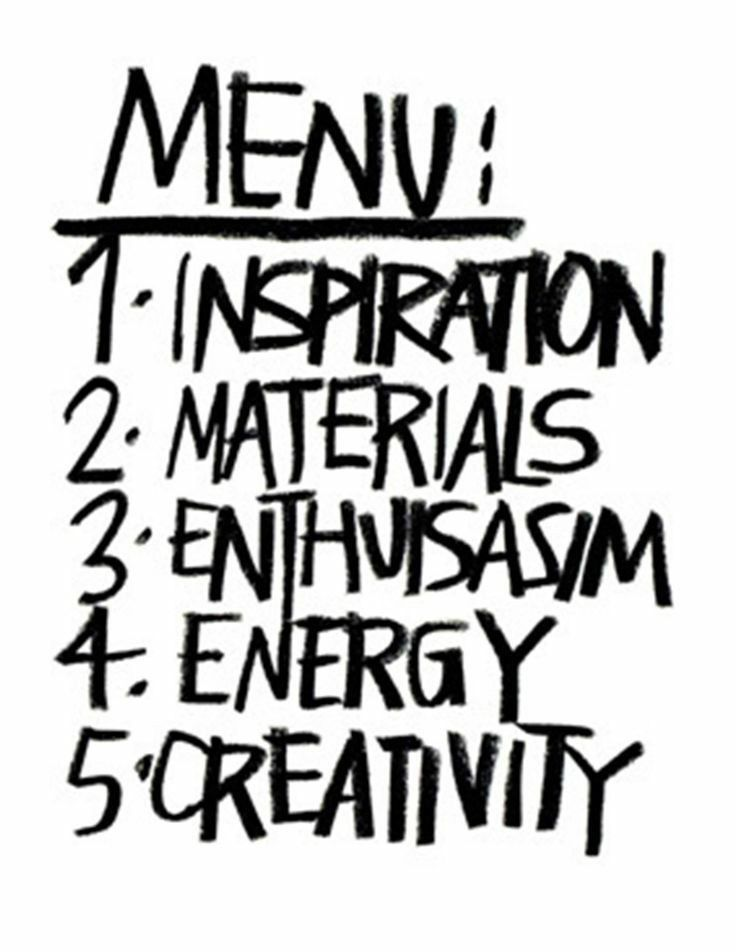
#> input picture referencias/tipos/adulta_menu_mayus.png, 736 x 952 px
$ python -i glyphref.py   (imports and definitions only)
#> lines starting #> are read from the running program, lines starting #| are printed output that depends on the picture; after the words box and inside, x2 and y2 are one past the last pixel; in counts of white or black regions, pixels touching at a corner belong together
"""Letras de referencia (escritura real) -> esqueletos de trazo para js/refglyphs.js

  python3 tools/glyphref.py annotate IMG OUT.png      piezas de tinta numeradas (para hacer la ficha)
  python3 tools/glyphref.py build                     lee tools/glyphspec.json y escribe js/refglyphs.js
  python3 tools/glyphref.py sheet STYLE OUT.png       hoja de control de un estilo

Ficha (glyphspec.json): por estilo y modo, cada letra con su imagen, piezas (ids) o caja, y la línea a la que
pertenece (base y altura de referencia de esa línea).
"""
import sys, os, json, math
import numpy as np
from PIL import Image, ImageDraw, ImageFont
from scipy import ndimage as ndi
from skimage.morphology import skeletonize, remove_small_objects, remove_small_holes, binary_closing, disk

ROOT = os.path.dirname(os.path.dirname(os.path.abspath(__file__)))


def ink(path):
    im = np.asarray(Image.open(path).convert('RGB')).astype(np.float32) / 255
    d = 1 - im.min(2)                     # tinta de cualquier color (rojo, azul, negro)
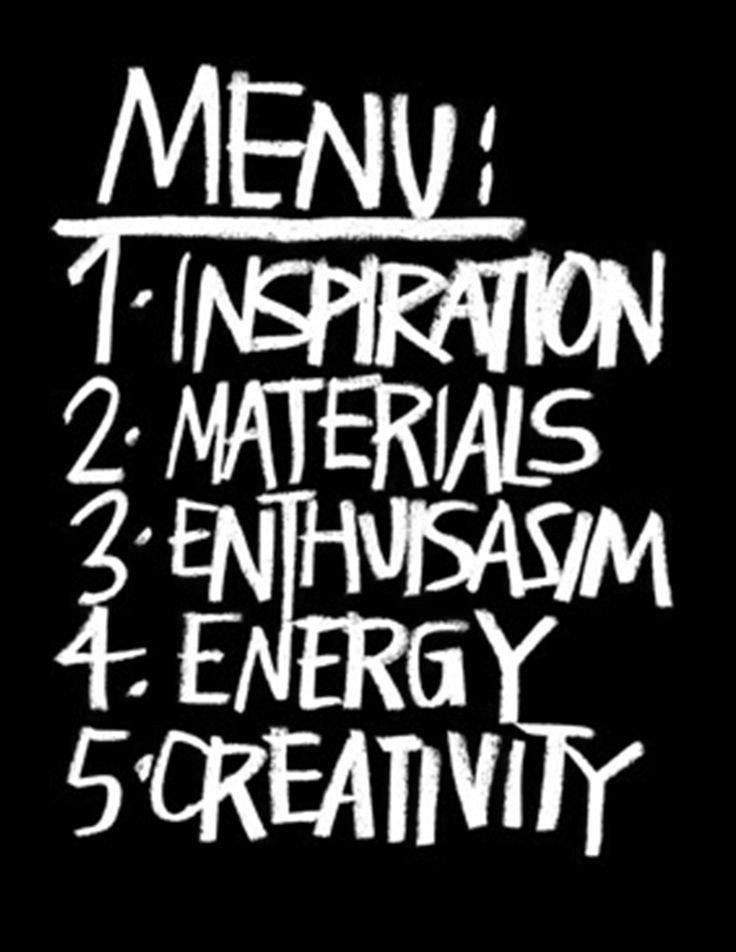
#> d: shape (952, 736) float32; min 0, max 1, mean 0.221
    # papel: percentil alto local
    bg = ndi.percentile_filter(d, 20, size=41)
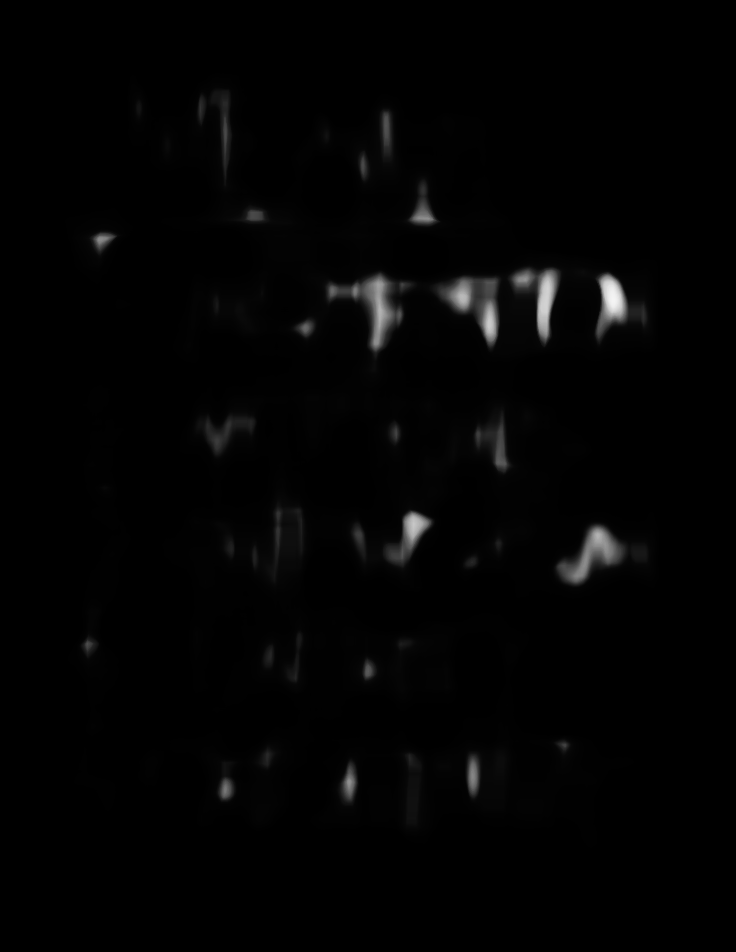
#> bg: shape (952, 736) float32; min 0, max 0.957, mean 0.016
    d = np.clip(d - bg, 0, 1)
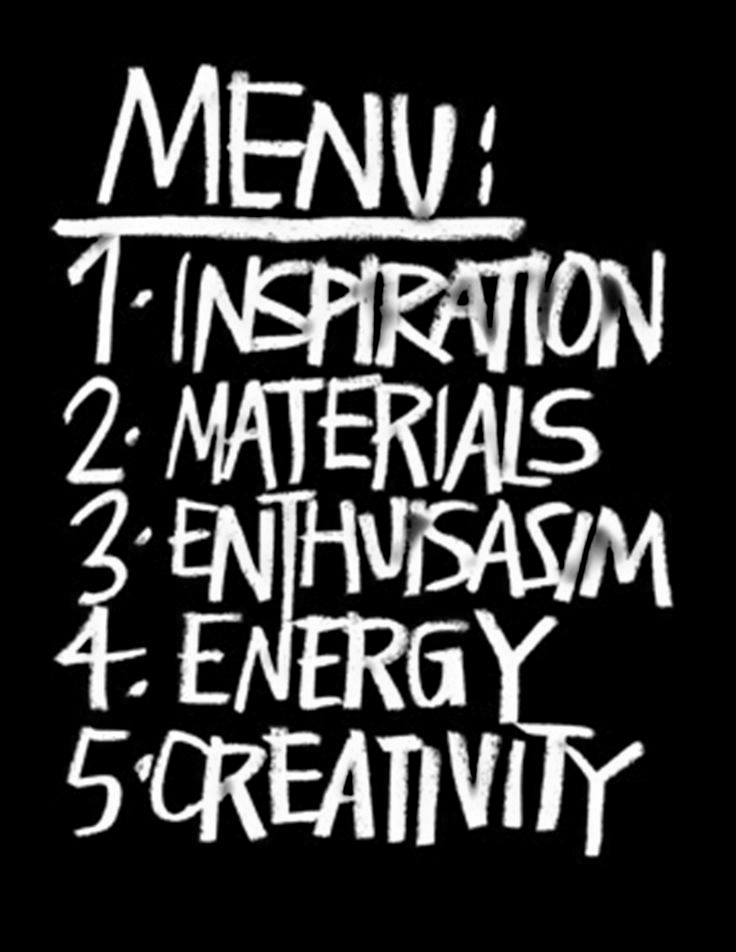
#> d: shape (952, 736) float32; min 0, max 0.996, mean 0.207
    thr = max(0.18, 0.5 * np.percentile(d[d > 0.05], 90)) if (d > 0.05).any() else 0.3
#> thr = 0.494
    m = d > thr
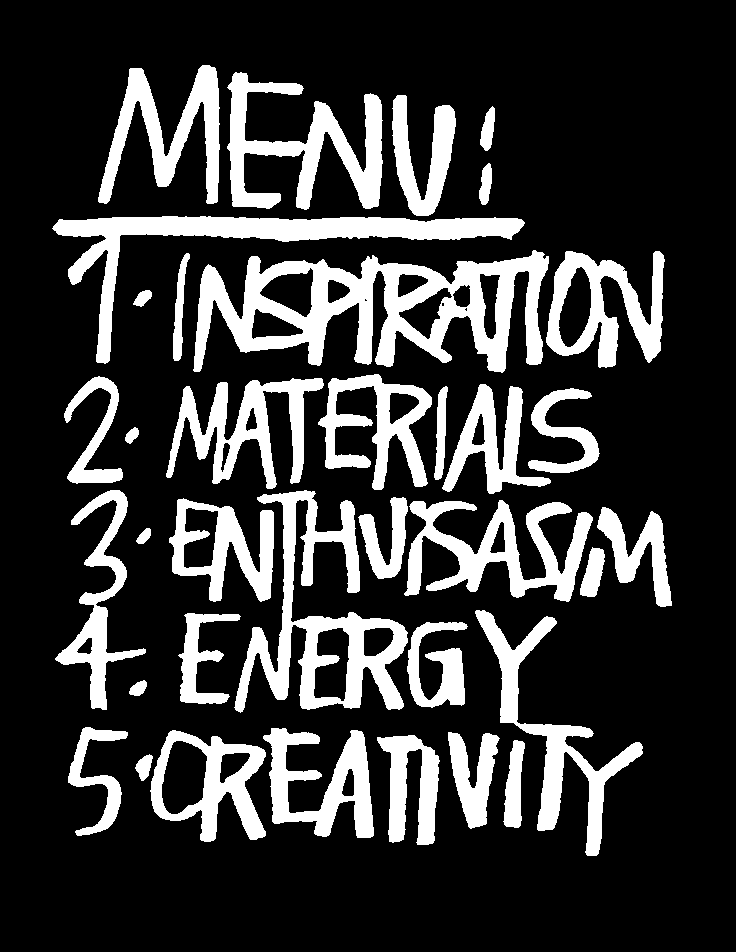
#> m: shape (952, 736) bool; 21.2% white; 36 white regions, largest, box (x1, y1, x2, y2) and area: (193, 250, 549, 373) 19571, (234, 490, 408, 713) 12014, (52, 216, 525, 364) 11350
#> (the run stopped early here; a loop or call above may not have finished)

$ run again, on referencias/tipos/cursiva_tryin.png
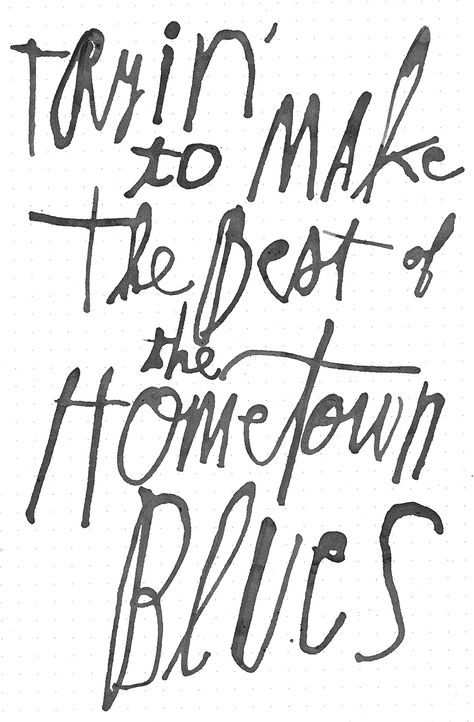
#> input picture referencias/tipos/cursiva_tryin.png, 474 x 722 px
#> in ink, `bg = ndi.percentile_filter(d, 20, size=41)`:
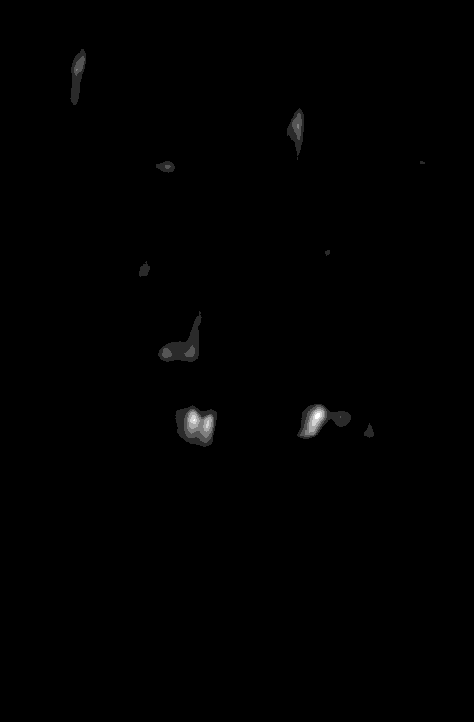
#> bg: shape (722, 474) float32; min 0, max 0.0235, mean 8.98e-05; drawn with min black and max white
#> thr = 0.376
#> in ink, `m = d > thr`:
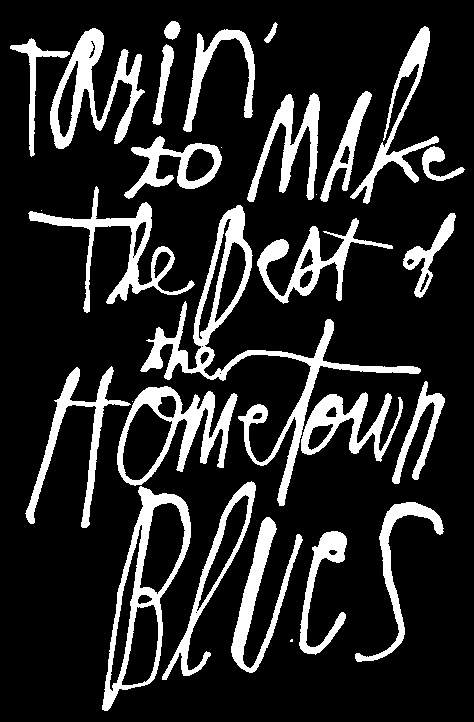
#> m: shape (722, 474) bool; 16.4% white; 29 white regions (5 under 20 px), largest, box (x1, y1, x2, y2) and area: (140, 205, 421, 506) 7863, (102, 486, 191, 711) 4354, (50, 28, 145, 149) 3826

$ run again, on referencias/tipos/cursiva_vlaminck.png
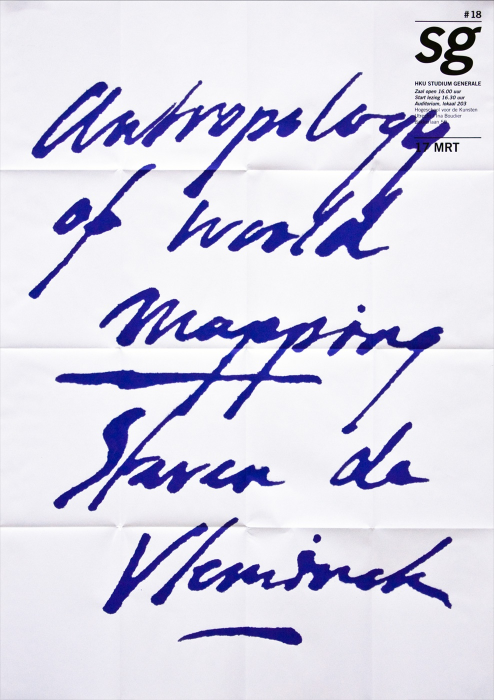
#> input picture referencias/tipos/cursiva_vlaminck.png, 988 x 1400 px (shown at 1/2 size)
#> in ink, `d = np.clip(d - bg, 0, 1)`:
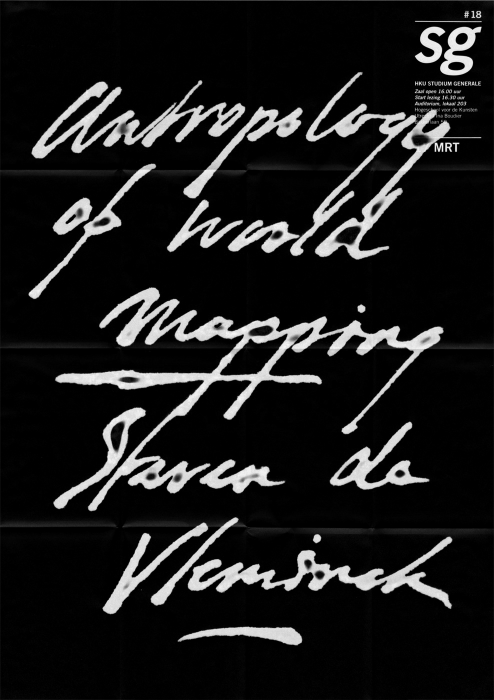
#> d: shape (1400, 988) float32 (shown at 1/2 size); min 0, max 0.976, mean 0.113
#> thr = 0.443
#> in ink, `m = d > thr`:
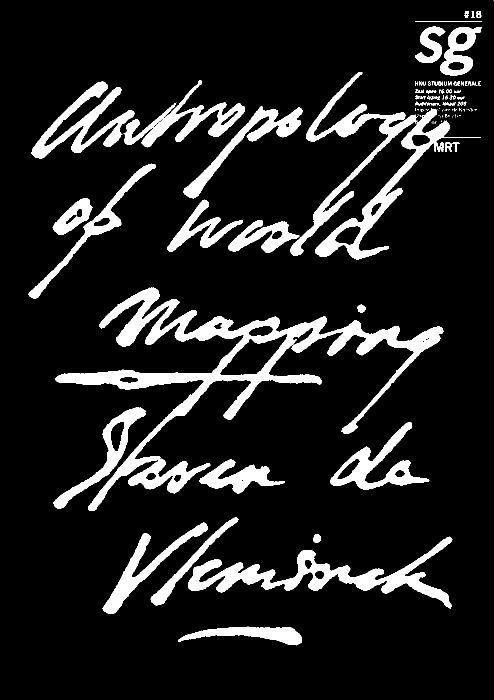
#> m: shape (1400, 988) bool (shown at 1/2 size); 12.2% white; 161 white regions (103 under 20 px), largest, box (x1, y1, x2, y2) and area: (111, 575, 887, 1022) 48784, (580, 144, 962, 519) 22433, (376, 1073, 905, 1217) 16781
